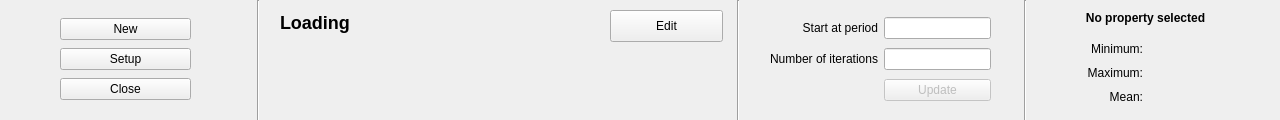
<?xml version="1.0" encoding="UTF-8"?>
<ui version="4.0">
 <class>ControlWidget</class>
 <widget class="QWidget" name="ControlWidget">
  <property name="geometry">
   <rect>
    <x>0</x>
    <y>0</y>
    <width>1280</width>
    <height>120</height>
   </rect>
  </property>
  <property name="windowTitle">
   <string>Form</string>
  </property>
  <widget class="QLabel" name="lab_property">
   <property name="geometry">
    <rect>
     <x>1050</x>
     <y>10</y>
     <width>191</width>
     <height>16</height>
    </rect>
   </property>
   <property name="text">
    <string>&lt;html&gt;&lt;head/&gt;&lt;body&gt;&lt;p&gt;&lt;span style=&quot; font-weight:600;&quot;&gt;No property selected&lt;/span&gt;&lt;/p&gt;&lt;/body&gt;&lt;/html&gt;</string>
   </property>
   <property name="alignment">
    <set>Qt::AlignCenter</set>
   </property>
  </widget>
  <widget class="QWidget" name="layoutWidget">
   <property name="geometry">
    <rect>
     <x>770</x>
     <y>14</y>
     <width>221</width>
     <height>91</height>
    </rect>
   </property>
   <layout class="QGridLayout" name="gridLayout_2">
    <item row="0" column="0">
     <widget class="QLabel" name="label">
      <property name="text">
       <string>Start at period</string>
      </property>
      <property name="alignment">
       <set>Qt::AlignRight|Qt::AlignTrailing|Qt::AlignVCenter</set>
      </property>
     </widget>
    </item>
    <item row="1" column="1">
     <widget class="QLineEdit" name="le_iters"/>
    </item>
    <item row="0" column="1">
     <widget class="QLineEdit" name="le_start"/>
    </item>
    <item row="1" column="0">
     <widget class="QLabel" name="label_5">
      <property name="text">
       <string>Number of iterations</string>
      </property>
      <property name="alignment">
       <set>Qt::AlignRight|Qt::AlignTrailing|Qt::AlignVCenter</set>
      </property>
     </widget>
    </item>
    <item row="2" column="1">
     <widget class="QPushButton" name="btn_redraw">
      <property name="enabled">
       <bool>false</bool>
      </property>
      <property name="text">
       <string>Update</string>
      </property>
     </widget>
    </item>
   </layout>
  </widget>
  <widget class="QWidget" name="layoutWidget">
   <property name="geometry">
    <rect>
     <x>1080</x>
     <y>40</y>
     <width>132</width>
     <height>66</height>
    </rect>
   </property>
   <layout class="QGridLayout" name="gridLayout">
    <item row="0" column="0">
     <widget class="QLabel" name="label_2">
      <property name="text">
       <string>Minimum:</string>
      </property>
      <property name="alignment">
       <set>Qt::AlignRight|Qt::AlignTrailing|Qt::AlignVCenter</set>
      </property>
     </widget>
    </item>
    <item row="0" column="1">
     <widget class="QLabel" name="lab_minimum">
      <property name="text">
       <string/>
      </property>
     </widget>
    </item>
    <item row="1" column="0">
     <widget class="QLabel" name="label_3">
      <property name="text">
       <string>Maximum:</string>
      </property>
      <property name="alignment">
       <set>Qt::AlignRight|Qt::AlignTrailing|Qt::AlignVCenter</set>
      </property>
     </widget>
    </item>
    <item row="1" column="1">
     <widget class="QLabel" name="lab_maximum">
      <property name="text">
       <string/>
      </property>
     </widget>
    </item>
    <item row="2" column="0">
     <widget class="QLabel" name="label_4">
      <property name="text">
       <string>Mean:</string>
      </property>
      <property name="alignment">
       <set>Qt::AlignRight|Qt::AlignTrailing|Qt::AlignVCenter</set>
      </property>
     </widget>
    </item>
    <item row="2" column="1">
     <widget class="QLabel" name="lab_mean">
      <property name="text">
       <string/>
      </property>
     </widget>
    </item>
   </layout>
  </widget>
  <widget class="QWidget" name="layoutWidget">
   <property name="geometry">
    <rect>
     <x>60</x>
     <y>10</y>
     <width>131</width>
     <height>101</height>
    </rect>
   </property>
   <layout class="QVBoxLayout" name="verticalLayout">
    <property name="spacing">
     <number>0</number>
    </property>
    <property name="leftMargin">
     <number>0</number>
    </property>
    <item>
     <widget class="QPushButton" name="btnNewModel">
      <property name="text">
       <string>New</string>
      </property>
     </widget>
    </item>
    <item>
     <widget class="QPushButton" name="btn_setup">
      <property name="text">
       <string>Setup</string>
      </property>
     </widget>
    </item>
    <item>
     <widget class="QPushButton" name="btn_close">
      <property name="text">
       <string>Close</string>
      </property>
     </widget>
    </item>
   </layout>
  </widget>
  <widget class="Line" name="line">
   <property name="geometry">
    <rect>
     <x>1017</x>
     <y>0</y>
     <width>16</width>
     <height>121</height>
    </rect>
   </property>
   <property name="orientation">
    <enum>Qt::Vertical</enum>
   </property>
  </widget>
  <widget class="Line" name="line_2">
   <property name="geometry">
    <rect>
     <x>250</x>
     <y>0</y>
     <width>16</width>
     <height>121</height>
    </rect>
   </property>
   <property name="orientation">
    <enum>Qt::Vertical</enum>
   </property>
  </widget>
  <widget class="QLabel" name="label_status">
   <property name="geometry">
    <rect>
     <x>280</x>
     <y>7</y>
     <width>321</width>
     <height>31</height>
    </rect>
   </property>
   <property name="text">
    <string>&lt;h2&gt;Loading&lt;/h2&gt;</string>
   </property>
   <property name="alignment">
    <set>Qt::AlignLeading|Qt::AlignLeft|Qt::AlignVCenter</set>
   </property>
  </widget>
  <widget class="QLabel" name="label_notes">
   <property name="geometry">
    <rect>
     <x>280</x>
     <y>50</y>
     <width>441</width>
     <height>51</height>
    </rect>
   </property>
   <property name="text">
    <string notr="true"/>
   </property>
   <property name="alignment">
    <set>Qt::AlignLeading|Qt::AlignLeft|Qt::AlignTop</set>
   </property>
   <property name="wordWrap">
    <bool>true</bool>
   </property>
  </widget>
  <widget class="Line" name="line_3">
   <property name="geometry">
    <rect>
     <x>730</x>
     <y>0</y>
     <width>16</width>
     <height>121</height>
    </rect>
   </property>
   <property name="orientation">
    <enum>Qt::Vertical</enum>
   </property>
  </widget>
  <widget class="QPushButton" name="btn_edit_model">
   <property name="geometry">
    <rect>
     <x>610</x>
     <y>10</y>
     <width>113</width>
     <height>32</height>
    </rect>
   </property>
   <property name="text">
    <string>Edit</string>
   </property>
  </widget>
  <zorder>layoutWidget</zorder>
  <zorder>layoutWidget</zorder>
  <zorder>layoutWidget</zorder>
  <zorder>lab_property</zorder>
  <zorder>line</zorder>
  <zorder>line_2</zorder>
  <zorder>progressBar</zorder>
  <zorder>label_status</zorder>
  <zorder>label_notes</zorder>
  <zorder>line_3</zorder>
  <zorder>btn_edit_model</zorder>
 </widget>
 <resources/>
 <connections/>
</ui>
